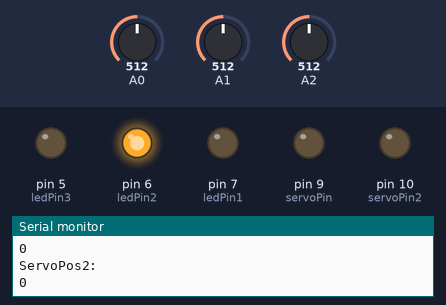
Bench run of a sketch on a simulated Arduino Uno, built with avr-gcc and run on an emulated ATmega328P. Parts: output pins drawn as LEDs (lit = HIGH), the last lines printed to the serial monitor. The inputs (shaded band) are chosen by the test bench; at power-on: A0 = 512, A1 = 512, A2 = 512.

Above: at 1.2 s.
1.3 s: A0 set to 521
At 1.54 s:
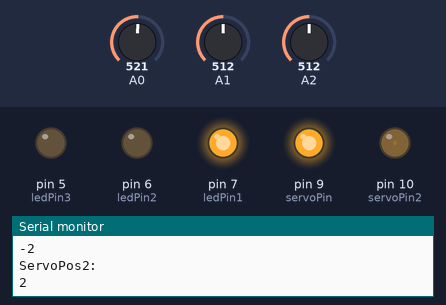
4.3 s: A1 set to 530
At 5.4 s:
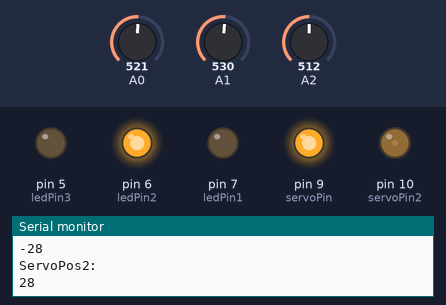
5.8 s: A2 set to 544
At 6.04 s:
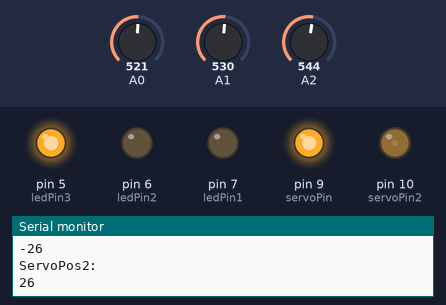
8.8 s: A1 set to 0
11.8 s: A2 set to 0
At 11.96 s:
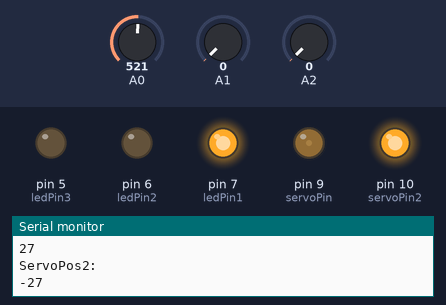
14.8 s: A2 set to 122
Timing chart, 0 to 18.8 s (numbered marks = the images above; inputs shaded):
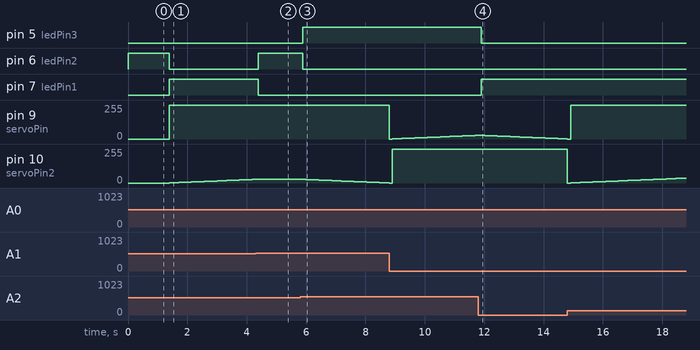

The sketch:

SALT.ino
```cpp
// Christophe Foyer 2017

//#include <Servo.h>

//Servo myservo;
//Servo myservo2;

int servoPin = 9;
int servoPin2 = 10;

//set up some global variables for the light level

int lightLevel1; //left
int lightLevel2; //middle
int lightLevel3; //right

int servoPos = 0; //servo position
int servoPos2 = servoPos;
int servoPos1 = servoPos;
int servoMid = servoPos;
int servoRange = 90;

int ledPin1 = 7; //left
int ledPin2 = 6; //middle
int ledPin3 = 5; //right

int tol = 5; //tolerance out of 1024

int servoStep = 1;

void setup()
{
  //Setup serial
  Serial.begin(115200);

  //Setup Analog pins
  pinMode(A0, INPUT);
  pinMode(A1, INPUT);
  pinMode(A2, INPUT);

  pinMode(ledPin1, OUTPUT);
  pinMode(ledPin2, OUTPUT);
  pinMode(ledPin3, OUTPUT);

  //myservo.attach(servoPin);
  //myservo.attach(servoPin2);

  //Serial.println("Servopos (read):");
  //Serial.println(myservo.read());
  //Serial.println("ServoPos:");
  //Serial.println(servoPos);
  //delay(10000);

  //myservo.write(servoPos);


}


void loop()
{
  //Aquire photoresisor values
  lightLevel1 = analogRead(A0);
  lightLevel2 = analogRead(A1);
  lightLevel3 = analogRead(A2);

  //Set LEDs to off
  digitalWrite(ledPin1, LOW);
  digitalWrite(ledPin2, LOW);
  digitalWrite(ledPin3, LOW);

  //print lightlevels
  Serial.println("Light levels (left/middle/right)");
  Serial.println(lightLevel1);
  Serial.println(lightLevel2);
  Serial.println(lightLevel3);
  Serial.println("Light levels - tolerance (left/right");
  Serial.println(lightLevel1 - tol);
  Serial.println(lightLevel3 - tol);

  //Choose which way to actuate (might want to add deadzone later on
  if ((lightLevel1 - tol > lightLevel2) && (lightLevel3 - tol > lightLevel2))
  {
    Serial.println("case 1");
    if (lightLevel1 - tol > lightLevel3)
    {
      servoPos = servoPos - servoStep;
      digitalWrite(ledPin1, HIGH);
      Serial.println("Moving left");
    }
    else if (lightLevel3 - tol > lightLevel1)
    {
      servoPos = servoPos + servoStep;
      digitalWrite(ledPin3, HIGH);
      Serial.println("Moving right");
    }
    else
    {
      //green led
      digitalWrite(ledPin2, HIGH);
    }
  }
  else
  {
    Serial.println("case 2");
    if (lightLevel1 - tol > lightLevel2-5) //check for rising edge
       {
         servoPos = servoPos - servoStep;
         digitalWrite(ledPin1, HIGH);
         Serial.println("Moving left");
       }
    else if (lightLevel3 - tol > lightLevel2-5)
       {
         servoPos = servoPos + servoStep;
         digitalWrite(ledPin3, HIGH);
         Serial.println("Moving right");
       }
    else
       {
         //green led
         digitalWrite(ledPin2, HIGH);
       }
  }

  //Limit servopos

  if (servoMid - servoRange/2 > servoPos)
  {
    servoPos = servoMid - servoRange/2;
  }
  else if (servoMid + servoRange/2 < servoPos  ) //check for rising edge
  {
    servoPos = servoMid + servoRange/2;
  }

  //Move servo and wait
  servoPos2 = (2 * servoMid - servoPos);
  servoPos1 = servoPos;
  analogWrite(servoPin,servoPos1); //set new servo position
  analogWrite(servoPin2,servoPos2);
  //myservo.write(servoPos);
  //myservo2.write(servoPos2);
  //Serial.println("Servopos (read):");
  //Serial.println(myservo.read());
  Serial.println("ServoPos:");
  Serial.println(servoPos);
  Serial.println("ServoPos2:");
  Serial.println(servoPos2);
  delay(100); //wait x milliseconds


}
```

Measured:
- the behaviour switches between 512 and 513 on A0 (found by bisection; images 0 and 1)
- the behaviour switches between 520 and 521 on A1 (found by bisection; images 1 and 2)
- the behaviour switches between 530 and 531 on A2 (found by bisection; images 2 and 3)
- after the input at 1.3 s, pin 6 (ledPin2): HIGH → LOW after 0.08 s; pin 7 (ledPin1): LOW → HIGH after 0.09 s; pin 9 (servoPin): 0/255 → 255/255 after 0.09 s; pin 10 (servoPin2): moves from 0/255 to 28/255 over 2.9 s, starting after 0.09 s
- after the input at 4.3 s, pin 6 (ledPin2): LOW → HIGH after 0.10 s; pin 7 (ledPin1): HIGH → LOW after 0.09 s; pin 10 (servoPin2): stays 28/255 (without the input it goes to 29/255 after 0.10 s)
- after the input at 5.8 s, pin 5 (ledPin3): LOW → HIGH after 0.09 s; pin 6 (ledPin2): HIGH → LOW after 0.08 s; pin 9 (servoPin): 255/255 → 0/255 after 3.0 s; pin 10 (servoPin2): moves from 28/255 to 0/255 over 2.9 s, starting after 0.09 s
- after the input at 11.8 s, pin 5 (ledPin3): HIGH → LOW after 0.11 s; pin 7 (ledPin1): LOW → HIGH after 0.11 s
